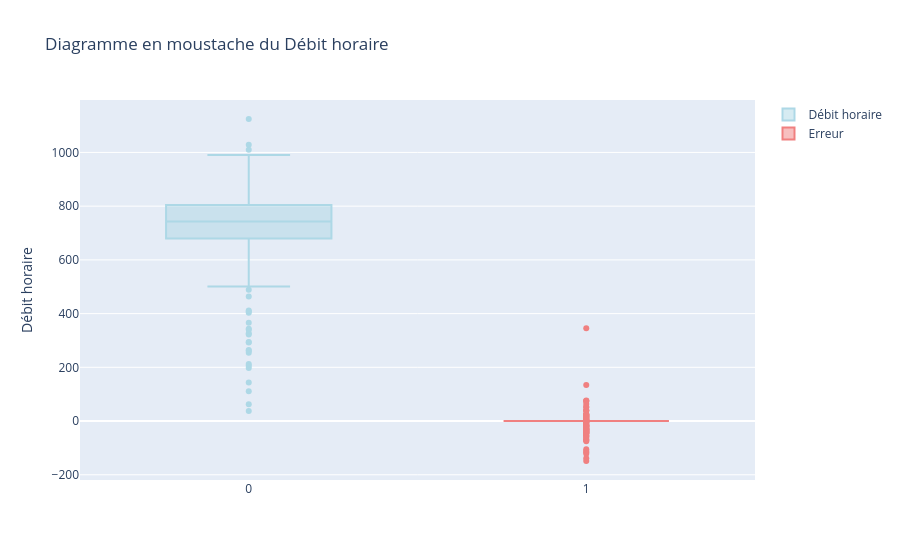

This figure's notebook cell:
### Code cell
df_ml["date"] = df_ml["Date et heure de comptage"].dt.date
df_ml["is_sunday"] = (df_ml["Date et heure de comptage"].dt.dayofweek == 6).astype(int)
df_ml["month"] = df_ml["Date et heure de comptage"].dt.month
df_ml["year"] = df_ml["Date et heure de comptage"].dt.year

df_ml["error_abs"] = np.abs(model.predict(df_ml[features]) - df_ml["Débit horaire"])
df_ml["error"] = model.predict(df_ml[features]) - df_ml["Débit horaire"]

group = (
    df_ml[
        [
            "is_sunday",
            "date",
            "month",
            "year",
            "error",
            "error_abs",
            "Débit horaire",
        ]
    ]
    .groupby(["date"])
    .mean()
)

fig = go.Figure()
fig.add_trace(
    go.Box(
        x=0 * group["Débit horaire"],
        y=group["Débit horaire"],
        boxpoints="outliers",
        name="Débit horaire",
        marker_color="lightblue",
    )
)
fig.add_trace(
    go.Box(
        x=1 + 0 * group["Débit horaire"],
        y=group["error"],
        boxpoints="outliers",
        name="Erreur",
        marker_color="lightcoral",
    )
)
fig.update_layout(
    title="Diagramme en moustache du Débit horaire",
    yaxis_title="Débit horaire",
)
fig.show()

### Figure 1 — Plotly figure (JSON) as saved in the notebook; plotly's stock layout.template omitted (floating-point values rounded to 4 significant figures; data arrays with more than 128 entries replaced by an {"elided": "..."} marker saying what was removed)
{"data": [{"boxpoints": "outliers", "marker": {"color": "lightblue"}, "name": "Débit horaire", "type": "box", "x": {"elided": "392 float values"}, "y": {"elided": "392 float values"}}, {"boxpoints": "outliers", "marker": {"color": "lightcoral"}, "name": "Erreur", "type": "box", "x": {"elided": "392 float values"}, "y": {"elided": "392 float values"}}], "layout": {"title": {"text": "Diagramme en moustache du Débit horaire"}, "yaxis": {"title": {"text": "Débit horaire"}}}}
